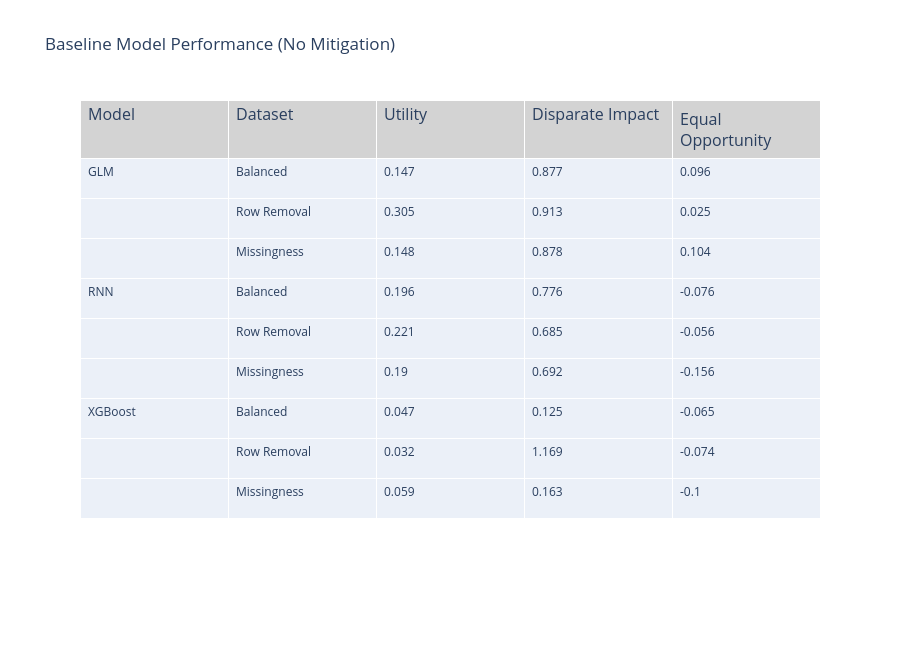

Notebook code for this chart:
### Markdown cell above
# Table 1

### Code cell
import pandas as pd
import plotly.graph_objects as go

# ── mappings ─────────────────────────────────────────────
dataset_map = {
    "D0": "Balanced",
    "D1A": "Row Removal",
    "D2A": "Missingness"
}

model_map = {
    "liu_glm": "GLM",
    "liu_xgboost": "XGBoost",
    "liu_rnn": "RNN"
}

# ── clean + filter ───────────────────────────────────────
df = results.copy()

df["dataset_id"] = df["dataset_id"].map(dataset_map)
df["model"] = df["model"].map(model_map)

df = df.dropna(subset=["dataset_id", "model"])

df = df[df["mitigation"] == "none"]

# ── select + rename ──────────────────────────────────────
df = df[[
    "model", "dataset_id",
    "overall_physionet_utility",
    "disparate_impact",
    "equal_opportunity"
]].rename(columns={
    "model": "Model",
    "dataset_id": "Dataset",
    "overall_physionet_utility": "Utility",
    "disparate_impact": "Disparate Impact",
    "equal_opportunity": "Equal Opportunity",
})

df = df.round(3)

# ── enforce ordering ─────────────────────────────────────
model_order = ["GLM", "RNN", "XGBoost"]
dataset_order = ["Balanced", "Row Removal", "Missingness"]

df["Model"] = pd.Categorical(df["Model"], model_order)
df["Dataset"] = pd.Categorical(df["Dataset"], dataset_order)

df = df.sort_values(["Model", "Dataset"])

# ── build grouped rows (blank model cells) ───────────────
rows = []

for model in model_order:
    df_m = df[df["Model"] == model]

    for i, (_, r) in enumerate(df_m.iterrows()):
        rows.append({
            "Model": model if i == 0 else "",
            "Dataset": r["Dataset"],
            "Utility": r["Utility"],
            "Disparate Impact": r["Disparate Impact"],
            "Equal Opportunity": r["Equal Opportunity"],
        })

table_df = pd.DataFrame(rows)

# ── plotly table ─────────────────────────────────────────
fig = go.Figure(data=[go.Table(
    header=dict(
        values=list(table_df.columns),
        fill_color="lightgrey",
        align="left",
        font=dict(size=16)
    ),
    cells=dict(
        values=[table_df[c] for c in table_df.columns],
        align="left",
        height=40
    )
)])

fig.update_layout(
    title="Baseline Model Performance (No Mitigation)",
    height=650
)

fig.show()

### Figure 1 — Plotly figure (JSON) as saved in the notebook; plotly's stock layout.template omitted (floating-point values rounded to 4 significant figures)
{"data": [{"cells": {"align": "left", "height": 40, "values": [["GLM", "", "", "RNN", "", "", "XGBoost", "", ""], ["Balanced", "Row Removal", "Missingness", "Balanced", "Row Removal", "Missingness", "Balanced", "Row Removal", "Missingness"], [0.147, 0.305, 0.148, 0.196, 0.221, 0.19, 0.047, 0.032, 0.059], [0.877, 0.913, 0.878, 0.776, 0.685, 0.692, 0.125, 1.169, 0.163], [0.096, 0.025, 0.104, -0.076, -0.056, -0.156, -0.065, -0.074, -0.1]]}, "header": {"align": "left", "fill": {"color": "lightgrey"}, "font": {"size": 16}, "values": ["Model", "Dataset", "Utility", "Disparate Impact", "Equal Opportunity"]}, "type": "table"}], "layout": {"height": 650, "title": {"text": "Baseline Model Performance (No Mitigation)"}}}
